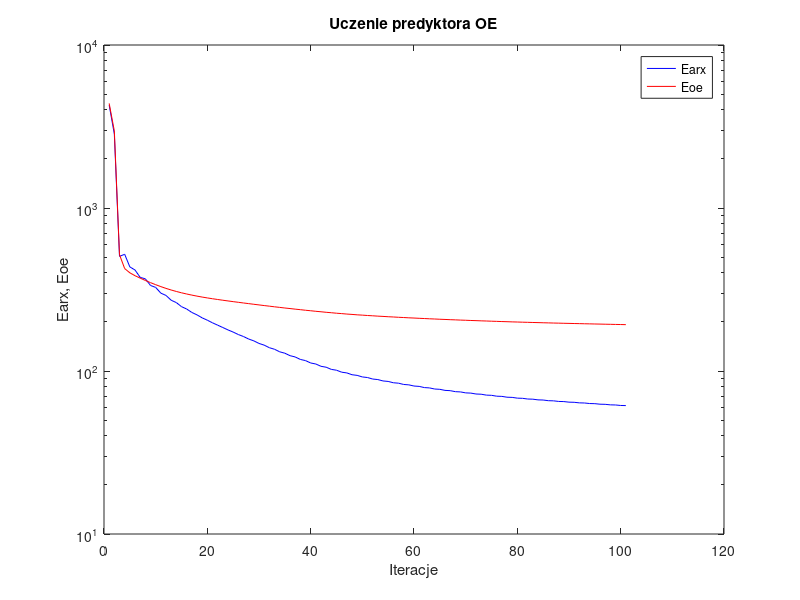
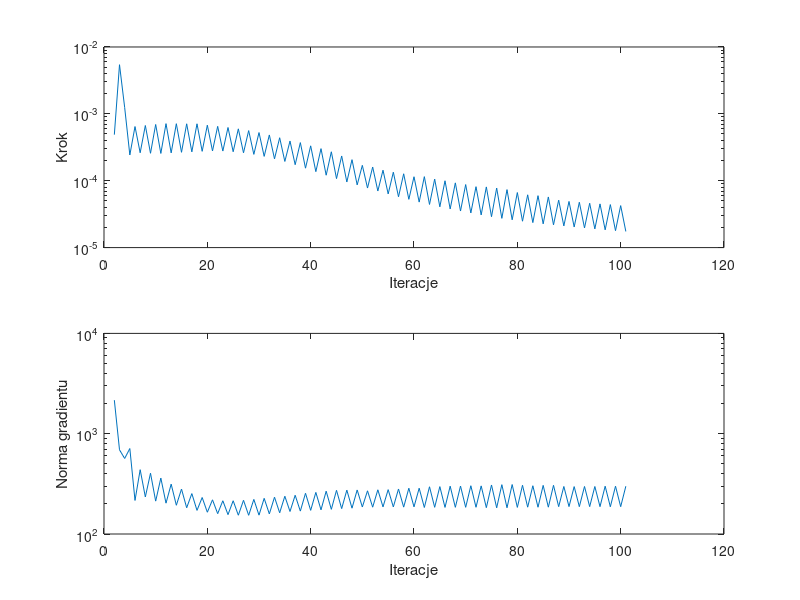

Source code (MATLAB) for these figures, in order:
%uczenie predyktora oe
clear all;
n=0; farx(n+1)=4.283095e+003; foe(n+1)=4.382945e+003; wspucz(n+1)=0.000000e+000; ng(n+1)=0.000000e+000;
n=1; farx(n+1)=2.840131e+003; foe(n+1)=2.969108e+003; krok(n+1)=4.884852e-004; ng(n+1)=2.159885e+003;
n=2; farx(n+1)=5.050619e+002; foe(n+1)=5.170515e+002; krok(n+1)=5.433546e-003; ng(n+1)=6.907630e+002;
n=3; farx(n+1)=5.200278e+002; foe(n+1)=4.249566e+002; krok(n+1)=1.243743e-003; ng(n+1)=5.662658e+002;
n=4; farx(n+1)=4.351834e+002; foe(n+1)=4.003464e+002; krok(n+1)=2.427276e-004; ng(n+1)=7.114474e+002;
n=5; farx(n+1)=4.165824e+002; foe(n+1)=3.843884e+002; krok(n+1)=6.459813e-004; ng(n+1)=2.160698e+002;
n=6; farx(n+1)=3.754228e+002; foe(n+1)=3.714014e+002; krok(n+1)=2.619761e-004; ng(n+1)=4.377612e+002;
n=7; farx(n+1)=3.677343e+002; foe(n+1)=3.594074e+002; krok(n+1)=6.694872e-004; ng(n+1)=2.341696e+002;
n=8; farx(n+1)=3.347894e+002; foe(n+1)=3.484198e+002; krok(n+1)=2.574102e-004; ng(n+1)=4.037424e+002;
n=9; farx(n+1)=3.256816e+002; foe(n+1)=3.384987e+002; krok(n+1)=6.935224e-004; ng(n+1)=2.127268e+002;
n=10; farx(n+1)=3.003823e+002; foe(n+1)=3.293988e+002; krok(n+1)=2.559644e-004; ng(n+1)=3.610313e+002;
n=11; farx(n+1)=2.908165e+002; foe(n+1)=3.212311e+002; krok(n+1)=7.138862e-004; ng(n+1)=2.029856e+002;
n=12; farx(n+1)=2.716966e+002; foe(n+1)=3.140045e+002; krok(n+1)=2.609151e-004; ng(n+1)=3.142222e+002;
n=13; farx(n+1)=2.628305e+002; foe(n+1)=3.076047e+002; krok(n+1)=7.125145e-004; ng(n+1)=1.934349e+002;
n=14; farx(n+1)=2.482173e+002; foe(n+1)=3.018597e+002; krok(n+1)=2.661414e-004; ng(n+1)=2.805817e+002;
n=15; farx(n+1)=2.400345e+002; foe(n+1)=2.967843e+002; krok(n+1)=7.101242e-004; ng(n+1)=1.826469e+002;
n=16; farx(n+1)=2.286684e+002; foe(n+1)=2.921641e+002; krok(n+1)=2.702675e-004; ng(n+1)=2.528653e+002;
n=17; farx(n+1)=2.209830e+002; foe(n+1)=2.880110e+002; krok(n+1)=7.102557e-004; ng(n+1)=1.719617e+002;
n=18; farx(n+1)=2.118616e+002; foe(n+1)=2.841888e+002; krok(n+1)=2.752027e-004; ng(n+1)=2.311628e+002;
n=19; farx(n+1)=2.049543e+002; foe(n+1)=2.807747e+002; krok(n+1)=6.767654e-004; ng(n+1)=1.648351e+002;
n=20; farx(n+1)=1.975004e+002; foe(n+1)=2.775561e+002; krok(n+1)=2.790064e-004; ng(n+1)=2.192365e+002;
n=21; farx(n+1)=1.910739e+002; foe(n+1)=2.746037e+002; krok(n+1)=6.500859e-004; ng(n+1)=1.595354e+002;
n=22; farx(n+1)=1.847979e+002; foe(n+1)=2.717404e+002; krok(n+1)=2.778542e-004; ng(n+1)=2.145353e+002;
n=23; farx(n+1)=1.786734e+002; foe(n+1)=2.690748e+002; krok(n+1)=6.250570e-004; ng(n+1)=1.560202e+002;
n=24; farx(n+1)=1.732993e+002; foe(n+1)=2.664207e+002; krok(n+1)=2.714211e-004; ng(n+1)=2.145768e+002;
n=25; farx(n+1)=1.673885e+002; foe(n+1)=2.639264e+002; krok(n+1)=5.970040e-004; ng(n+1)=1.538862e+002;
n=26; farx(n+1)=1.627422e+002; foe(n+1)=2.614147e+002; krok(n+1)=2.618406e-004; ng(n+1)=2.167879e+002;
n=27; farx(n+1)=1.570769e+002; foe(n+1)=2.590556e+002; krok(n+1)=5.617933e-004; ng(n+1)=1.536188e+002;
n=28; farx(n+1)=1.530471e+002; foe(n+1)=2.566420e+002; krok(n+1)=2.478682e-004; ng(n+1)=2.212190e+002;
n=29; farx(n+1)=1.476167e+002; foe(n+1)=2.543836e+002; krok(n+1)=5.252174e-004; ng(n+1)=1.541305e+002;
n=30; farx(n+1)=1.441203e+002; foe(n+1)=2.520562e+002; krok(n+1)=2.312276e-004; ng(n+1)=2.267746e+002;
n=31; farx(n+1)=1.389863e+002; foe(n+1)=2.499065e+002; krok(n+1)=4.838390e-004; ng(n+1)=1.585928e+002;
n=32; farx(n+1)=1.359615e+002; foe(n+1)=2.476700e+002; krok(n+1)=2.125792e-004; ng(n+1)=2.327794e+002;
n=33; farx(n+1)=1.311759e+002; foe(n+1)=2.456365e+002; krok(n+1)=4.395065e-004; ng(n+1)=1.628122e+002;
n=34; farx(n+1)=1.285608e+002; foe(n+1)=2.435135e+002; krok(n+1)=1.942746e-004; ng(n+1)=2.379326e+002;
n=35; farx(n+1)=1.241965e+002; foe(n+1)=2.416368e+002; krok(n+1)=3.920873e-004; ng(n+1)=1.676871e+002;
n=36; farx(n+1)=1.219602e+002; foe(n+1)=2.396303e+002; krok(n+1)=1.736749e-004; ng(n+1)=2.433606e+002;
n=37; farx(n+1)=1.177521e+002; foe(n+1)=2.378353e+002; krok(n+1)=3.716215e-004; ng(n+1)=1.691771e+002;
n=38; farx(n+1)=1.158402e+002; foe(n+1)=2.358870e+002; krok(n+1)=1.540602e-004; ng(n+1)=2.546488e+002;
n=39; farx(n+1)=1.120106e+002; foe(n+1)=2.342320e+002; krok(n+1)=3.325065e-004; ng(n+1)=1.720847e+002;
n=40; farx(n+1)=1.103859e+002; foe(n+1)=2.324177e+002; krok(n+1)=1.367364e-004; ng(n+1)=2.598507e+002;
n=41; farx(n+1)=1.068684e+002; foe(n+1)=2.308933e+002; krok(n+1)=3.018569e-004; ng(n+1)=1.742089e+002;
n=42; farx(n+1)=1.054886e+002; foe(n+1)=2.291866e+002; krok(n+1)=1.209232e-004; ng(n+1)=2.671875e+002;
n=43; farx(n+1)=1.023008e+002; foe(n+1)=2.277924e+002; krok(n+1)=2.710039e-004; ng(n+1)=1.761171e+002;
n=44; farx(n+1)=1.011246e+002; foe(n+1)=2.262101e+002; krok(n+1)=1.075741e-004; ng(n+1)=2.725510e+002;
n=45; farx(n+1)=9.834256e+001; foe(n+1)=2.249711e+002; krok(n+1)=2.345612e-004; ng(n+1)=1.791342e+002;
n=46; farx(n+1)=9.733634e+001; foe(n+1)=2.235406e+002; krok(n+1)=9.580102e-005; ng(n+1)=2.737837e+002;
n=47; farx(n+1)=9.487501e+001; foe(n+1)=2.224196e+002; krok(n+1)=2.064885e-004; ng(n+1)=1.808503e+002;
n=48; farx(n+1)=9.399961e+001; foe(n+1)=2.211266e+002; krok(n+1)=8.669030e-005; ng(n+1)=2.747276e+002;
n=49; farx(n+1)=9.196149e+001; foe(n+1)=2.201681e+002; krok(n+1)=1.697983e-004; ng(n+1)=1.858805e+002;
n=50; farx(n+1)=9.119790e+001; foe(n+1)=2.190359e+002; krok(n+1)=7.773395e-005; ng(n+1)=2.695791e+002;
n=51; farx(n+1)=8.927941e+001; foe(n+1)=2.181331e+002; krok(n+1)=1.602589e-004; ng(n+1)=1.850740e+002;
n=52; farx(n+1)=8.861215e+001; foe(n+1)=2.170632e+002; krok(n+1)=7.022416e-005; ng(n+1)=2.758574e+002;
n=53; farx(n+1)=8.689299e+001; foe(n+1)=2.162422e+002; krok(n+1)=1.436854e-004; ng(n+1)=1.863904e+002;
n=54; farx(n+1)=8.630595e+001; foe(n+1)=2.152617e+002; krok(n+1)=6.352069e-005; ng(n+1)=2.768453e+002;
n=55; farx(n+1)=8.470826e+001; foe(n+1)=2.144951e+002; krok(n+1)=1.340573e-004; ng(n+1)=1.861937e+002;
n=56; farx(n+1)=8.419196e+001; foe(n+1)=2.135744e+002; krok(n+1)=5.755042e-005; ng(n+1)=2.810231e+002;
n=57; farx(n+1)=8.268644e+001; foe(n+1)=2.128493e+002; krok(n+1)=1.270414e-004; ng(n+1)=1.853358e+002;
n=58; farx(n+1)=8.222850e+001; foe(n+1)=2.119778e+002; krok(n+1)=5.270595e-005; ng(n+1)=2.859816e+002;
n=59; farx(n+1)=8.087307e+001; foe(n+1)=2.113154e+002; krok(n+1)=1.147197e-004; ng(n+1)=1.865125e+002;
n=60; farx(n+1)=8.046652e+001; foe(n+1)=2.105135e+002; krok(n+1)=4.789661e-005; ng(n+1)=2.860358e+002;
n=61; farx(n+1)=7.912037e+001; foe(n+1)=2.098621e+002; krok(n+1)=1.151008e-004; ng(n+1)=1.838207e+002;
n=62; farx(n+1)=7.875977e+001; foe(n+1)=2.090722e+002; krok(n+1)=4.417967e-005; ng(n+1)=2.957806e+002;
n=63; farx(n+1)=7.752958e+001; foe(n+1)=2.084708e+002; krok(n+1)=1.057004e-004; ng(n+1)=1.844915e+002;
n=64; farx(n+1)=7.720569e+001; foe(n+1)=2.077354e+002; krok(n+1)=4.073759e-005; ng(n+1)=2.967917e+002;
n=65; farx(n+1)=7.605144e+001; foe(n+1)=2.071675e+002; krok(n+1)=9.985203e-005; ng(n+1)=1.841681e+002;
n=66; farx(n+1)=7.575940e+001; foe(n+1)=2.064706e+002; krok(n+1)=3.782543e-005; ng(n+1)=2.997780e+002;
n=67; farx(n+1)=7.469172e+001; foe(n+1)=2.059397e+002; krok(n+1)=9.290537e-005; ng(n+1)=1.844719e+002;
n=68; farx(n+1)=7.442650e+001; foe(n+1)=2.052857e+002; krok(n+1)=3.523097e-005; ng(n+1)=3.007529e+002;
n=69; farx(n+1)=7.342602e+001; foe(n+1)=2.047853e+002; krok(n+1)=8.763006e-005; ng(n+1)=1.845091e+002;
n=70; farx(n+1)=7.318435e+001; foe(n+1)=2.041644e+002; krok(n+1)=3.298006e-005; ng(n+1)=3.028440e+002;
n=71; farx(n+1)=7.225955e+001; foe(n+1)=2.036928e+002; krok(n+1)=8.147699e-005; ng(n+1)=1.846993e+002;
n=72; farx(n+1)=7.203825e+001; foe(n+1)=2.031135e+002; krok(n+1)=3.079431e-005; ng(n+1)=3.018644e+002;
n=73; farx(n+1)=7.112981e+001; foe(n+1)=2.026518e+002; krok(n+1)=8.082043e-005; ng(n+1)=1.831466e+002;
n=74; farx(n+1)=7.092879e+001; foe(n+1)=2.020820e+002; krok(n+1)=2.897758e-005; ng(n+1)=3.081091e+002;
n=75; farx(n+1)=7.006201e+001; foe(n+1)=2.016373e+002; krok(n+1)=7.773395e-005; ng(n+1)=1.824680e+002;
n=76; farx(n+1)=6.987726e+001; foe(n+1)=2.010910e+002; krok(n+1)=2.737449e-005; ng(n+1)=3.103225e+002;
n=77; farx(n+1)=6.906163e+001; foe(n+1)=2.006692e+002; krok(n+1)=7.363092e-005; ng(n+1)=1.826236e+002;
n=78; farx(n+1)=6.889013e+001; foe(n+1)=2.001485e+002; krok(n+1)=2.605170e-005; ng(n+1)=3.112665e+002;
n=79; farx(n+1)=6.815512e+001; foe(n+1)=1.997588e+002; krok(n+1)=6.657663e-005; ng(n+1)=1.841809e+002;
n=80; farx(n+1)=6.799319e+001; foe(n+1)=1.992808e+002; krok(n+1)=2.480406e-005; ng(n+1)=3.061762e+002;
n=81; farx(n+1)=6.731624e+001; foe(n+1)=1.989141e+002; krok(n+1)=6.158863e-005; ng(n+1)=1.850767e+002;
n=82; farx(n+1)=6.716350e+001; foe(n+1)=1.984679e+002; krok(n+1)=2.364703e-005; ng(n+1)=3.028213e+002;
n=83; farx(n+1)=6.651101e+001; foe(n+1)=1.981143e+002; krok(n+1)=5.977404e-005; ng(n+1)=1.848645e+002;
n=84; farx(n+1)=6.636829e+001; foe(n+1)=1.976797e+002; krok(n+1)=2.266263e-005; ng(n+1)=3.052918e+002;
n=85; farx(n+1)=6.574749e+001; foe(n+1)=1.973410e+002; krok(n+1)=5.720244e-005; ng(n+1)=1.850947e+002;
n=86; farx(n+1)=6.561232e+001; foe(n+1)=1.969227e+002; krok(n+1)=2.190752e-005; ng(n+1)=3.057278e+002;
n=87; farx(n+1)=6.505700e+001; foe(n+1)=1.966094e+002; krok(n+1)=5.121654e-005; ng(n+1)=1.873813e+002;
n=88; farx(n+1)=6.492618e+001; foe(n+1)=1.962275e+002; krok(n+1)=2.109655e-005; ng(n+1)=2.977021e+002;
n=89; farx(n+1)=6.439751e+001; foe(n+1)=1.959257e+002; krok(n+1)=4.901091e-005; ng(n+1)=1.876348e+002;
n=90; farx(n+1)=6.427313e+001; foe(n+1)=1.955588e+002; krok(n+1)=2.034152e-005; ng(n+1)=2.969363e+002;
n=91; farx(n+1)=6.376223e+001; foe(n+1)=1.952649e+002; krok(n+1)=4.766085e-005; ng(n+1)=1.873451e+002;
n=92; farx(n+1)=6.364408e+001; foe(n+1)=1.949084e+002; krok(n+1)=1.967248e-005; ng(n+1)=2.976377e+002;
n=93; farx(n+1)=6.315362e+001; foe(n+1)=1.946239e+002; krok(n+1)=4.599898e-005; ng(n+1)=1.874692e+002;
n=94; farx(n+1)=6.304102e+001; foe(n+1)=1.942786e+002; krok(n+1)=1.904168e-005; ng(n+1)=2.975469e+002;
n=95; farx(n+1)=6.256339e+001; foe(n+1)=1.940018e+002; krok(n+1)=4.506169e-005; ng(n+1)=1.873679e+002;
n=96; farx(n+1)=6.245671e+001; foe(n+1)=1.936624e+002; krok(n+1)=1.843074e-005; ng(n+1)=2.995376e+002;
n=97; farx(n+1)=6.199366e+001; foe(n+1)=1.933909e+002; krok(n+1)=4.396667e-005; ng(n+1)=1.868869e+002;
n=98; farx(n+1)=6.189157e+001; foe(n+1)=1.930612e+002; krok(n+1)=1.791657e-005; ng(n+1)=2.995608e+002;
n=99; farx(n+1)=6.144655e+001; foe(n+1)=1.927988e+002; krok(n+1)=4.244958e-005; ng(n+1)=1.873061e+002;
n=100; farx(n+1)=6.134867e+001; foe(n+1)=1.924783e+002; krok(n+1)=1.743790e-005; ng(n+1)=2.994408e+002;

figure; semilogy(farx,'b'); hold on; semilogy(foe,'r'); xlabel('Iteracje'); ylabel('Earx, Eoe'); legend('Earx','Eoe'); title('Uczenie predyktora OE');
figure; subplot(2,1,1); semilogy(krok); xlabel('Iteracje'); ylabel('Krok');
subplot(2,1,2); semilogy(ng); xlabel('Iteracje'); ylabel('Norma gradientu');
Earx=farx(n+1)
Eoe=foe(n+1)
